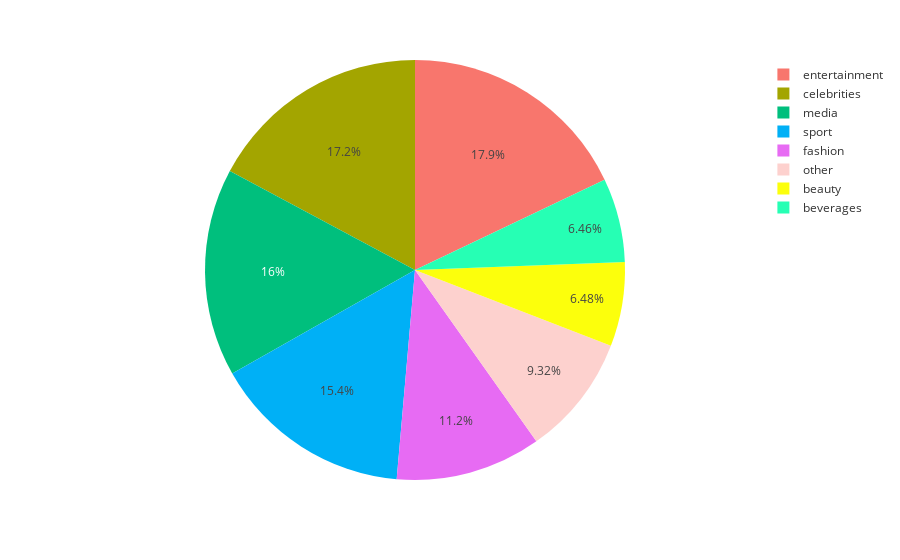

The notebook cell saved with this chart:
### Code cell
px.pie(data_frame = most_types,labels = 'BRAND',values= 'FOLLOWERS', names='CATEGORIES 1',template='ggplot2')

### Figure 1 — Plotly figure (JSON) as saved in the notebook; plotly's stock layout.template omitted (floating-point values rounded to 4 significant figures)
{"data": [{"domain": {"x": [0, 1], "y": [0, 1]}, "hovertemplate": "CATEGORIES 1=%{label}<br>FOLLOWERS=%{value}<extra></extra>", "labels": ["beauty", "beverages", "celebrities", "entertainment", "fashion", "media", "other", "sport"], "legendgroup": "", "name": "", "showlegend": true, "type": "pie", "values": [12.65, 12.6, 33.54, 35, 21.86, 31.27, 18.2, 30.07]}], "layout": {"legend": {"tracegroupgap": 0}, "margin": {"t": 60}}}
